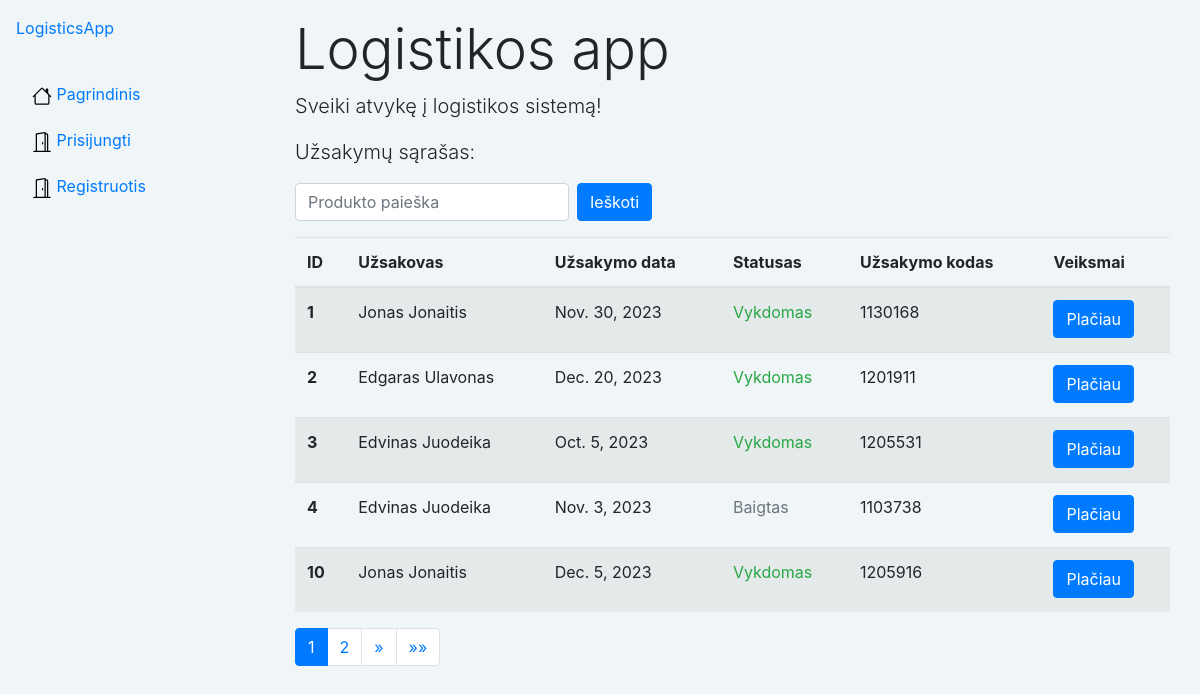
Screenshot of /logistics/orders/ with the database file from the repository.
### logistics/models.py (models this page shows, shortened)
class Order(models.Model):
    customer = models.ForeignKey('Customer', on_delete=models.SET_NULL, null=True)
    order_date = models.DateField('Užsakymo data',  null=True, blank=True)
    order_code = models.CharField(max_length=10, unique=True, editable=False, null=True)
    user = models.ForeignKey(User, on_delete=models.SET_NULL, null=True, blank=True)
    ORDER_STATUS = (
        ('a', 'Administruojama'),
        ('v', 'Vykdomas'),
        ('b', 'Baigtas'),
        ('c', 'Atšauktas'),  # pakeistas 'a' į 'c', kad būtų unikalus
    )
    status = models.CharField(
        max_length=1,
        choices=ORDER_STATUS,
        blank=True,
        default='a',
        help_text='Statusas',
    )
    driver = models.ForeignKey('Driver', on_delete=models.SET_NULL, null=True)
    product = models.ForeignKey('Product', on_delete=models.SET_NULL, null=True)
    quantity = models.IntegerField('Kiekis', help_text='Įveskite produkto kiekį', default=0, null=False)
    warehouse = models.ForeignKey('Warehouse', on_delete=models.SET_NULL, null=True)
    """Gaunama bendra produkto suma"""

class Customer(models.Model):
    name = models.CharField('Vardas Pavarde', max_length=80, help_text='Įveskite užsakovo vardą ir pavardę')
    email = models.CharField('El.Paštas', max_length=100, unique=True, help_text='Įveskite el. paštą')
    location = models.CharField('Adresas', max_length=100, help_text='Įveskite adresą')
    phone_number = models.CharField('Tel.Nr', max_length=25, help_text='Įveskite Tel.Nr.')
    user = models.ForeignKey(User, on_delete=models.SET_NULL, null=True, blank=True)
    def __str__(self):
        return self.name

### logistics/views.py (the view, shortened to what this page needs)
# urls.py: path('orders/', views.orders, name='orders'),
def orders(request):
    all_orders = Order.objects.all()
    query = request.GET.get('q')
    page = request.GET.get('page', 1)
    paginator = Paginator(all_orders, 5)
    try:
        all_orders = paginator.page(page)
    except PageNotAnInteger:
        all_orders = paginator.page(1)
    except EmptyPage:
        all_orders = paginator.page(paginator.num_pages)
    context = {
        'all_orders': all_orders
    }
    return render(request, 'orders/orders.html', context=context)

### logistics/templatetags/custom_pagination.py (called while the page is built)
@register.inclusion_tag('pagination_template.html')
def show_pagination_links(queryset, parameter_name='page'):
    return {'current_list': queryset, 'parameter_name': parameter_name}

### templates/orders/orders.html (shortened to what this page needs)
{% extends "base.html" %}
{% load custom_pagination %}
{% block content %}
<div class="container mt-3">
    <h1 class="display-4">Logistikos app</h1>
    <p class="lead">Sveiki atvykę į logistikos sistemą!</p>
    <p class="lead">Užsakymų sąrašas:</p>
    <div class="d-flex justify-content-between">
        <form method="get" class="form-inline my-2 my-lg-0">
            <input class="form-control mr-sm-2" type="search" placeholder="Produkto paieška" aria-label="Search"
                   name="q"
                   value="{{ request.GET.q }}">
            <button class="btn btn-primary my-2 my-sm-0" type="submit">Ieškoti</button>
        </form>
    </div>
    <div class="mt-3">
        {% if all_orders %}
        <table class="table table-striped">
            <thead>
            <tr>
                <th scope="col">ID</th>
                <th scope="col">Užsakovas</th>
                <th scope="col">Užsakymo data</th>
                <th scope="col">Statusas</th>
                <th scope="col">Užsakymo kodas</th>
                <th scope="col">Veiksmai</th>
            </tr>
            </thead>
            <tbody>
            {% for order in all_orders %}
            <tr>
                <th scope="row">{{ order.id }}</th>
                <td>{{ order.customer}}</td>
                <td>{{ order.order_date }}</td>
                <td>
                    <p class="{% if order.status == 'a' %}text-info
            {% elif order.status == 'v' %}text-success
            {% elif order.status == 'b' %}text-secondary
            {% elif order.status == 'c' %}text-danger
            {% endif %}">
                        {{ order.get_status_display }}
                    </p>
                </td>
                <td>{{ order.order_code }}</td>
                <td>
                    <a href="{% url 'order' order.id %}" class="btn btn-primary">Plačiau</a>
                </td>
            </tr>
            {% endfor %}
            </tbody>
        </table>
        {% show_pagination_links all_orders %}
        {% else %}
        <p>Nerasta jokių rezultatų pagal paiešką.</p>
        {% endif %}
    </div>
</div>
{% endblock %}

### rows the page displays
Order: id "1", customer "Jonas Jonaitis", order_date "Nov. 30, 2023", status "Vykdomas", order_code "1130168"
Order: id "2", customer "Edgaras Ulavonas", order_date "Dec. 20, 2023", status "Vykdomas", order_code "1201911"
Order: id "3", customer "Edvinas Juodeika", order_date "Oct. 5, 2023", status "Vykdomas", order_code "1205531"
Order: id "4", customer "Edvinas Juodeika", order_date "Nov. 3, 2023", status "Baigtas", order_code "1103738"
Order: id "10", customer "Jonas Jonaitis", order_date "Dec. 5, 2023", status "Vykdomas", order_code "1205916"

### other values shown
{{ i }} "1" "2"
